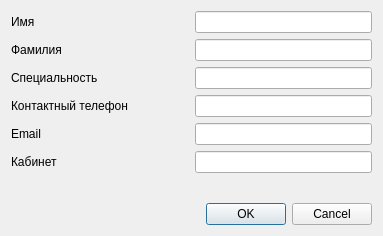
<?xml version="1.0" encoding="UTF-8"?>
<ui version="4.0">
 <class>CreateDoctorForm</class>
 <widget class="QDialog" name="CreateDoctorForm">
  <property name="geometry">
   <rect>
    <x>0</x>
    <y>0</y>
    <width>383</width>
    <height>236</height>
   </rect>
  </property>
  <property name="windowTitle">
   <string>Dialog</string>
  </property>
  <layout class="QVBoxLayout" name="verticalLayout_2">
   <item>
    <layout class="QVBoxLayout" name="verticalLayout">
     <item>
      <layout class="QHBoxLayout" name="horizontalLayout">
       <item>
        <widget class="QLabel" name="label">
         <property name="text">
          <string>Имя</string>
         </property>
        </widget>
       </item>
       <item>
        <widget class="QLineEdit" name="nameEdit">
         <property name="sizePolicy">
          <sizepolicy hsizetype="Minimum" vsizetype="Fixed">
           <horstretch>0</horstretch>
           <verstretch>0</verstretch>
          </sizepolicy>
         </property>
        </widget>
       </item>
      </layout>
     </item>
     <item>
      <layout class="QHBoxLayout" name="horizontalLayout_2">
       <item>
        <widget class="QLabel" name="label_2">
         <property name="text">
          <string>Фамилия</string>
         </property>
        </widget>
       </item>
       <item>
        <widget class="QLineEdit" name="surnameEdit">
         <property name="sizePolicy">
          <sizepolicy hsizetype="Preferred" vsizetype="Fixed">
           <horstretch>0</horstretch>
           <verstretch>0</verstretch>
          </sizepolicy>
         </property>
        </widget>
       </item>
      </layout>
     </item>
     <item>
      <layout class="QHBoxLayout" name="horizontalLayout_3">
       <item>
        <widget class="QLabel" name="label_3">
         <property name="text">
          <string>Специальность</string>
         </property>
        </widget>
       </item>
       <item>
        <widget class="QLineEdit" name="specializationEdit">
         <property name="sizePolicy">
          <sizepolicy hsizetype="Minimum" vsizetype="Fixed">
           <horstretch>0</horstretch>
           <verstretch>0</verstretch>
          </sizepolicy>
         </property>
        </widget>
       </item>
      </layout>
     </item>
     <item>
      <layout class="QHBoxLayout" name="horizontalLayout_5">
       <item>
        <widget class="QLabel" name="label_5">
         <property name="text">
          <string>Контактный телефон</string>
         </property>
        </widget>
       </item>
       <item>
        <widget class="QLineEdit" name="phoneEdit">
         <property name="sizePolicy">
          <sizepolicy hsizetype="Minimum" vsizetype="Fixed">
           <horstretch>0</horstretch>
           <verstretch>0</verstretch>
          </sizepolicy>
         </property>
        </widget>
       </item>
      </layout>
     </item>
     <item>
      <layout class="QHBoxLayout" name="horizontalLayout_6">
       <item>
        <widget class="QLabel" name="label_6">
         <property name="text">
          <string>Email</string>
         </property>
        </widget>
       </item>
       <item>
        <widget class="QLineEdit" name="emailEdit">
         <property name="sizePolicy">
          <sizepolicy hsizetype="Minimum" vsizetype="Fixed">
           <horstretch>0</horstretch>
           <verstretch>0</verstretch>
          </sizepolicy>
         </property>
        </widget>
       </item>
      </layout>
     </item>
     <item>
      <layout class="QHBoxLayout" name="horizontalLayout_7">
       <item>
        <widget class="QLabel" name="label_7">
         <property name="text">
          <string>Кабинет</string>
         </property>
        </widget>
       </item>
       <item>
        <widget class="QLineEdit" name="cabinetEdit">
         <property name="sizePolicy">
          <sizepolicy hsizetype="Minimum" vsizetype="Fixed">
           <horstretch>0</horstretch>
           <verstretch>0</verstretch>
          </sizepolicy>
         </property>
        </widget>
       </item>
      </layout>
     </item>
     <item>
      <spacer name="verticalSpacer">
       <property name="orientation">
        <enum>Qt::Vertical</enum>
       </property>
       <property name="sizeHint" stdset="0">
        <size>
         <width>20</width>
         <height>40</height>
        </size>
       </property>
      </spacer>
     </item>
    </layout>
   </item>
   <item>
    <widget class="QDialogButtonBox" name="buttonBox">
     <property name="orientation">
      <enum>Qt::Horizontal</enum>
     </property>
     <property name="standardButtons">
      <set>QDialogButtonBox::Cancel|QDialogButtonBox::Ok</set>
     </property>
    </widget>
   </item>
  </layout>
 </widget>
 <resources/>
 <connections>
  <connection>
   <sender>buttonBox</sender>
   <signal>accepted()</signal>
   <receiver>CreateDoctorForm</receiver>
   <slot>accept()</slot>
   <hints>
    <hint type="sourcelabel">
     <x>248</x>
     <y>254</y>
    </hint>
    <hint type="destinationlabel">
     <x>157</x>
     <y>274</y>
    </hint>
   </hints>
  </connection>
  <connection>
   <sender>buttonBox</sender>
   <signal>rejected()</signal>
   <receiver>CreateDoctorForm</receiver>
   <slot>reject()</slot>
   <hints>
    <hint type="sourcelabel">
     <x>316</x>
     <y>260</y>
    </hint>
    <hint type="destinationlabel">
     <x>286</x>
     <y>274</y>
    </hint>
   </hints>
  </connection>
 </connections>
</ui>
